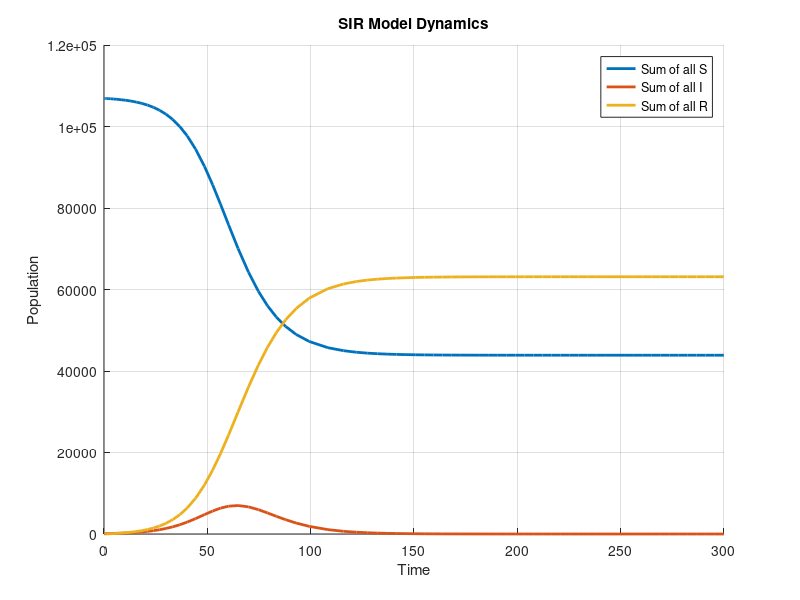

Here is the MATLAB script that generated this plot:
% SIR Model
close all
clc
clear

% Define the system of ODEs in a separate file named myThreeODE.m
function dydt = myODE(t, y)
    S_1 = y(1);
    S_2 = y(2);
    S_3 = y(3);
    S_4 = y(4);
    I_1 = y(5);
    I_2 = y(6);
    I_3 = y(7);
    I_4 = y(8);
    R_1 = y(9);
    R_2 = y(10);
    R_3 = y(11);
    R_4 = y(12);
    D_1 = y(13);
    D_2 = y(14);
    D_3 = y(15);
    D_4 = y(16);
    beta_1 = 2.5e-6; % infection likelihood 2.8e-4*2.5
    beta_2 = 2.5e-6; %1.87e-5*2.5
    beta_3 = 2.5e-6; %9.35e-6*2.5
    beta_4 = 2.5e-6; % 4.67e-6*2.5
    gamma_1 = 0.886/5; % recovery rate from Omega
    gamma_2 = 0.886/5;
    gamma_3 = 0.886/5;
    gamma_4 = 0.886/5;
    nat_death_1 = 0; %0.0015/365; % natural death rate
    nat_death_2 = 0; %0.0016/365;
    nat_death_3 = 0; %0.0076/365;
    nat_death_4 = 0;%0.0755/365;
    I = I_1 + I_2 + I_3 + I_4;
    V = 0;
    V_1 = 0;
    V_2 = 0;
    V_3 = 0;
    V_4 = 0;
    if S_4 > V
        V_4 = V;
    elseif S_3 > V
        V_3 = V;
    elseif S_2 > V
        V_2 = V;
    elseif S_1 > V
        V_1 = V;
    end
    dydt = [-1*beta_1*S_1 *(I)-1*nat_death_1*(S_1)-V_1;
        -1*beta_2*S_2 *(I)-1*nat_death_2*(S_2)-V_2;
        -1*beta_3*S_3 *(I)-1*nat_death_3*(S_3)-V_3;
        -1*beta_4*S_4 *(I)-1*nat_death_4*(S_4)-V_4;
        beta_1*I*S_1 - gamma_1*I_1 - nat_death_1*I_1;
        beta_2*I*S_2 - gamma_2*I_2 - nat_death_2*I_2;
        beta_3*I*S_3 - gamma_3*I_3 - nat_death_3*I_3;
        beta_4*I*S_4 - gamma_4*I_4 - nat_death_4*I_4;
        gamma_1*I_1 - nat_death_1*R_1+V_1;
        gamma_2*I_2 - nat_death_2*R_2+V_2;
        gamma_3*I_3 - nat_death_3*R_3+V_3;
        gamma_4*I_4 - nat_death_4*R_4+V_4;
        nat_death_1*(S_1+I_1+R_1);
        nat_death_2*(S_2+I_2+R_2);
        nat_death_3*(S_3+I_3+R_3);
        nat_death_4*(S_4+I_4+R_4);];
end

% Main script
tspan = [0 300];     % Time span
I_0 = 100;
N_total = 107000;
N_0 = N_total - I_0;
y0 = [N_0*0.2; N_0*0.35; N_0*0.3; N_0*0.15; I_0*0.25; I_0*0.25; I_0*0.25; I_0*0.25; 0; 0; 0; 0; 0; 0; 0; 0];     % Initial conditions

% Solve the system of ODEs
[t, y] = ode23(@myODE, tspan, y0);

% Plot the results
figure;
hold on;
% plot(t, y(:, 1), 'b','Linewidth',2, 'DisplayName', 'S_1 (Susceptible 1)');
% plot(t, y(:, 2), 'g', 'Linewidth', 2, 'DisplayName', 'S_2 (Susceptible 2)');
% plot(t, y(:, 3), 'r', 'Linewidth', 2, 'DisplayName', 'S_3 (Susceptible 3)');
% plot(t, y(:, 4), 'c', 'Linewidth', 2, 'DisplayName', 'S_4 (Susceptible 4)');
% plot(t, y(:, 5), 'b--', 'Linewidth', 2, 'DisplayName', 'I_1 (Infected 1)');
% plot(t, y(:, 6), 'g--', 'Linewidth', 2, 'DisplayName', 'I_2 (Infected 2)');
% plot(t, y(:, 7), 'r--', 'Linewidth', 2, 'DisplayName', 'I_3 (Infected 3)');
% plot(t, y(:, 8), 'c--', 'Linewidth', 2, 'DisplayName', 'I_4 (Infected 4)');
% plot(t, y(:, 9), 'b:', 'Linewidth', 2, 'DisplayName', 'R_1 (Recovered 1)');
% plot(t, y(:, 10), 'g:', 'Linewidth', 2, 'DisplayName', 'R_2 (Recovered 2)');
% plot(t, y(:, 11), 'r:', 'Linewidth', 2, 'DisplayName', 'R_3 (Recovered 3)');
% plot(t, y(:, 12), 'c:', 'Linewidth', 2, 'DisplayName', 'R_4 (Recovered 4)');
% plot(t, y(:, 13), 'b-.', 'Linewidth', 2, 'DisplayName', 'D_1 (Dead 1)');
% plot(t, y(:, 14), 'g-.', 'Linewidth', 2, 'DisplayName', 'D_2 (Dead 2)');
% plot(t, y(:, 15), 'r-.', 'Linewidth', 2, 'DisplayName', 'D_3 (Dead 3)');
% plot(t, y(:, 16), 'c-.', 'Linewidth', 2, 'DisplayName', 'D_4 (Dead 4)');
% Validation
S_sum = y(:, 1) + y(:, 2) + y(:, 3) + y(:, 4);
I_sum = y(:, 5) + y(:, 6) + y(:, 7) + y(:, 8);
R_sum = y(:, 9) + y(:, 10) + y(:, 11) + y(:, 12);
D_sum = y(:, 13) + y(:, 14) + y(:, 15) + y(:, 16);
sum_of_sums = S_sum + I_sum + R_sum + D_sum;

% plot(t,sum_of_sums, 'Linewidth', 2, 'DisplayName', 'Sum of all graphs')
plot(t,S_sum, 'Linewidth', 2, 'DisplayName', 'Sum of all S')
plot(t,I_sum, 'Linewidth', 2, 'DisplayName', 'Sum of all I')
plot(t,R_sum, 'Linewidth', 2, 'DisplayName', 'Sum of all R')
% plot(t,D_sum, 'Linewidth', 2, 'DisplayName', 'Sum of all D')
% plot(t, y(:, 16), 'c-.', 'Linewidth', 2, 'DisplayName', 'D_4 (Dead 4)');
round(sum_of_sums - N_total); % This sum should be equal to 0
% plot(t, sum_of_sums, 'c-.', 'Linewidth', 2, 'Sum of sums');
hold off;

xlabel('Time');
ylabel('Population');
title('SIR Model Dynamics');
legend show;
grid on;

